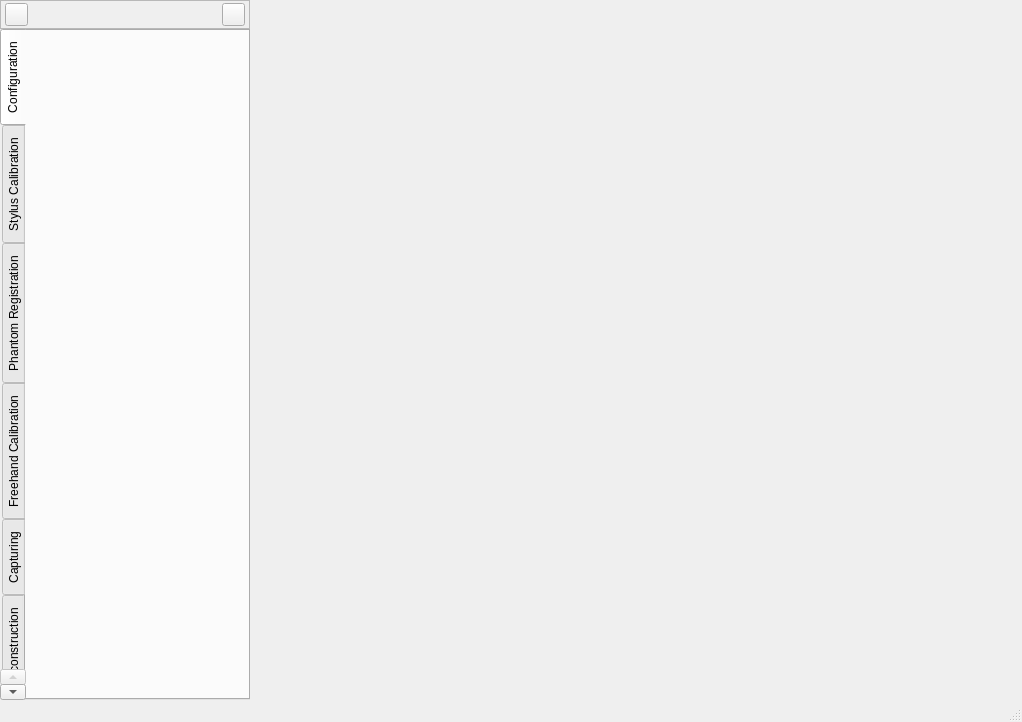
<?xml version="1.0" encoding="UTF-8"?>
<ui version="4.0">
 <class>fCalMainWindow</class>
 <widget class="QMainWindow" name="fCalMainWindow">
  <property name="geometry">
   <rect>
    <x>0</x>
    <y>0</y>
    <width>1022</width>
    <height>720</height>
   </rect>
  </property>
  <property name="windowTitle">
   <string>fCal</string>
  </property>
  <property name="windowIcon">
   <iconset resource="fCal.qrc">
    <normaloff>:/icons/Resources/icon_fCal.png</normaloff>:/icons/Resources/icon_fCal.png</iconset>
  </property>
  <widget class="QWidget" name="centralWidget">
   <layout class="QGridLayout" name="gridLayout">
    <property name="margin">
     <number>0</number>
    </property>
    <property name="spacing">
     <number>0</number>
    </property>
    <item row="0" column="2">
     <widget class="QVTKWidget" name="canvas" native="true">
      <property name="sizePolicy">
       <sizepolicy hsizetype="Preferred" vsizetype="Preferred">
        <horstretch>1</horstretch>
        <verstretch>1</verstretch>
       </sizepolicy>
      </property>
      <property name="minimumSize">
       <size>
        <width>770</width>
        <height>700</height>
       </size>
      </property>
      <property name="sizeIncrement">
       <size>
        <width>4</width>
        <height>3</height>
       </size>
      </property>
     </widget>
    </item>
    <item row="0" column="1">
     <layout class="QVBoxLayout" name="verticalLayout">
      <property name="spacing">
       <number>0</number>
      </property>
      <item>
       <widget class="QFrame" name="frame_Toolbar">
        <property name="minimumSize">
         <size>
          <width>0</width>
          <height>27</height>
         </size>
        </property>
        <property name="frameShape">
         <enum>QFrame::StyledPanel</enum>
        </property>
        <property name="frameShadow">
         <enum>QFrame::Raised</enum>
        </property>
        <layout class="QHBoxLayout" name="horizontalLayout">
         <property name="spacing">
          <number>4</number>
         </property>
         <property name="leftMargin">
          <number>4</number>
         </property>
         <property name="topMargin">
          <number>2</number>
         </property>
         <property name="rightMargin">
          <number>4</number>
         </property>
         <property name="bottomMargin">
          <number>2</number>
         </property>
         <item>
          <widget class="QPushButton" name="pushButton_SaveConfiguration">
           <property name="minimumSize">
            <size>
             <width>23</width>
             <height>23</height>
            </size>
           </property>
           <property name="maximumSize">
            <size>
             <width>23</width>
             <height>23</height>
            </size>
           </property>
           <property name="text">
            <string/>
           </property>
           <property name="icon">
            <iconset resource="fCal.qrc">
             <normaloff>:/icons/Resources/icon_Save.png</normaloff>:/icons/Resources/icon_Save.png</iconset>
           </property>
          </widget>
         </item>
         <item>
          <spacer name="horizontalSpacer">
           <property name="orientation">
            <enum>Qt::Horizontal</enum>
           </property>
           <property name="sizeHint" stdset="0">
            <size>
             <width>40</width>
             <height>20</height>
            </size>
           </property>
          </spacer>
         </item>
         <item>
          <widget class="QPushButton" name="pushButton_Tools">
           <property name="maximumSize">
            <size>
             <width>23</width>
             <height>23</height>
            </size>
           </property>
           <property name="text">
            <string/>
           </property>
           <property name="icon">
            <iconset resource="fCal.qrc">
             <normaloff>:/icons/Resources/icon_Tools.png</normaloff>:/icons/Resources/icon_Tools.png</iconset>
           </property>
          </widget>
         </item>
        </layout>
       </widget>
      </item>
      <item>
       <widget class="QTabWidget" name="tabWidgetToolbox">
        <property name="minimumSize">
         <size>
          <width>250</width>
          <height>660</height>
         </size>
        </property>
        <property name="maximumSize">
         <size>
          <width>250</width>
          <height>16777215</height>
         </size>
        </property>
        <property name="tabPosition">
         <enum>QTabWidget::West</enum>
        </property>
        <property name="currentIndex">
         <number>0</number>
        </property>
        <widget class="QWidget" name="tab_Configuration">
         <attribute name="title">
          <string>Configuration</string>
         </attribute>
        </widget>
        <widget class="QWidget" name="tab_StylusCalibration">
         <attribute name="title">
          <string>Stylus Calibration</string>
         </attribute>
        </widget>
        <widget class="QWidget" name="tab_PhantomRegistration">
         <attribute name="title">
          <string>Phantom Registration</string>
         </attribute>
        </widget>
        <widget class="QWidget" name="tab_FreehandCalibration">
         <attribute name="title">
          <string>Freehand Calibration</string>
         </attribute>
        </widget>
        <widget class="QWidget" name="tab_Capturing">
         <attribute name="title">
          <string>Capturing</string>
         </attribute>
        </widget>
        <widget class="QWidget" name="tab_VolumeReconstruction">
         <attribute name="title">
          <string>Volume Reconstruction</string>
         </attribute>
        </widget>
       </widget>
      </item>
     </layout>
    </item>
   </layout>
  </widget>
  <widget class="QStatusBar" name="statusBar"/>
 </widget>
 <layoutdefault spacing="6" margin="11"/>
 <customwidgets>
  <customwidget>
   <class>QVTKWidget</class>
   <extends>QWidget</extends>
   <header location="global">QVTKWidget.h</header>
  </customwidget>
 </customwidgets>
 <resources>
  <include location="fCal.qrc"/>
 </resources>
 <connections/>
</ui>
